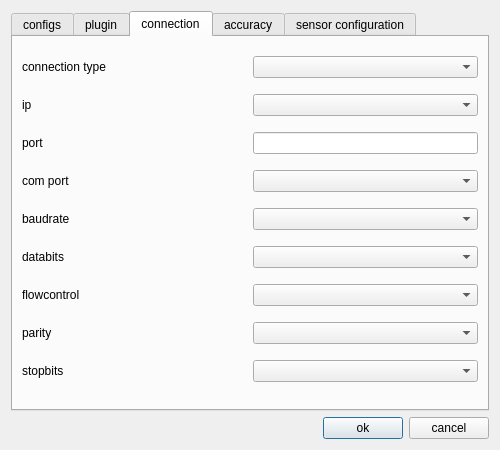
<?xml version="1.0" encoding="UTF-8"?>
<ui version="4.0">
 <class>SensorPluginDialog</class>
 <widget class="QDialog" name="SensorPluginDialog">
  <property name="geometry">
   <rect>
    <x>0</x>
    <y>0</y>
    <width>500</width>
    <height>450</height>
   </rect>
  </property>
  <property name="windowTitle">
   <string>sensor</string>
  </property>
  <layout class="QVBoxLayout" name="verticalLayout_8">
   <item>
    <widget class="QTabWidget" name="tabWidget_options">
     <property name="currentIndex">
      <number>2</number>
     </property>
     <widget class="QWidget" name="tab_configs">
      <attribute name="title">
       <string>configs</string>
      </attribute>
      <layout class="QVBoxLayout" name="verticalLayout_7">
       <item>
        <layout class="QHBoxLayout" name="horizontalLayout_5" stretch="1,1">
         <item>
          <widget class="QLineEdit" name="lineEdit_configName"/>
         </item>
         <item>
          <widget class="QLabel" name="label_configName">
           <property name="text">
            <string>configuration name</string>
           </property>
          </widget>
         </item>
        </layout>
       </item>
       <item>
        <layout class="QHBoxLayout" name="horizontalLayout_6" stretch="1,1">
         <item>
          <widget class="QComboBox" name="comboBox_existingConfigs"/>
         </item>
         <item>
          <widget class="QLabel" name="label_existingconfigs">
           <property name="text">
            <string>existing configurations</string>
           </property>
          </widget>
         </item>
        </layout>
       </item>
       <item>
        <layout class="QHBoxLayout" name="horizontalLayout_7" stretch="1,1">
         <item>
          <widget class="QToolButton" name="toolButton_loadConfig">
           <property name="text">
            <string>load existing configuration</string>
           </property>
          </widget>
         </item>
         <item>
          <widget class="QToolButton" name="toolButton_saveConfig">
           <property name="text">
            <string>save configuration</string>
           </property>
          </widget>
         </item>
        </layout>
       </item>
       <item>
        <spacer name="verticalSpacer">
         <property name="orientation">
          <enum>Qt::Vertical</enum>
         </property>
         <property name="sizeHint" stdset="0">
          <size>
           <width>20</width>
           <height>40</height>
          </size>
         </property>
        </spacer>
       </item>
      </layout>
     </widget>
     <widget class="QWidget" name="plugin">
      <attribute name="title">
       <string>plugin</string>
      </attribute>
      <layout class="QVBoxLayout" name="verticalLayout_9">
       <item>
        <layout class="QVBoxLayout" name="verticalLayout_2">
         <item>
          <layout class="QVBoxLayout" name="verticalLayout">
           <item>
            <widget class="QLabel" name="label_dialogName">
             <property name="text">
              <string>set up sensor for station</string>
             </property>
            </widget>
           </item>
           <item>
            <layout class="QHBoxLayout" name="horizontalLayout_2">
             <item>
              <widget class="QLabel" name="label_availableSensorTypes">
               <property name="text">
                <string>available sensor types</string>
               </property>
              </widget>
             </item>
             <item>
              <widget class="QComboBox" name="comboBox_availableSensorTypes"/>
             </item>
            </layout>
           </item>
          </layout>
         </item>
         <item>
          <widget class="QTableView" name="tableView_sensorPlugins"/>
         </item>
        </layout>
       </item>
       <item>
        <widget class="QLabel" name="label_pluginDescription">
         <property name="text">
          <string>description:</string>
         </property>
        </widget>
       </item>
       <item>
        <widget class="QTextBrowser" name="textBrowser_description"/>
       </item>
      </layout>
     </widget>
     <widget class="QWidget" name="connection">
      <attribute name="title">
       <string>connection</string>
      </attribute>
      <layout class="QVBoxLayout" name="verticalLayout_3">
       <item>
        <layout class="QHBoxLayout" name="horizontalLayout_22" stretch="1,1">
         <item>
          <widget class="QLabel" name="label_typeOfConnection">
           <property name="text">
            <string>connection type</string>
           </property>
          </widget>
         </item>
         <item>
          <widget class="QComboBox" name="comboBox_typeOfConnection"/>
         </item>
        </layout>
       </item>
       <item>
        <layout class="QHBoxLayout" name="horizontalLayout_23" stretch="1,1">
         <item>
          <widget class="QLabel" name="label_ip">
           <property name="text">
            <string>ip</string>
           </property>
          </widget>
         </item>
         <item>
          <widget class="QComboBox" name="comboBox_ip"/>
         </item>
        </layout>
       </item>
       <item>
        <layout class="QHBoxLayout" name="horizontalLayout_21" stretch="1,1">
         <item>
          <widget class="QLabel" name="label_port">
           <property name="text">
            <string>port</string>
           </property>
          </widget>
         </item>
         <item>
          <widget class="QLineEdit" name="lineEdit_port"/>
         </item>
        </layout>
       </item>
       <item>
        <layout class="QHBoxLayout" name="horizontalLayout_20" stretch="1,1">
         <item>
          <widget class="QLabel" name="label_comPort">
           <property name="text">
            <string>com port</string>
           </property>
          </widget>
         </item>
         <item>
          <widget class="QComboBox" name="comboBox_comPort"/>
         </item>
        </layout>
       </item>
       <item>
        <layout class="QHBoxLayout" name="horizontalLayout_19" stretch="1,1">
         <item>
          <widget class="QLabel" name="label_baudRate">
           <property name="text">
            <string>baudrate</string>
           </property>
          </widget>
         </item>
         <item>
          <widget class="QComboBox" name="comboBox_baudrate"/>
         </item>
        </layout>
       </item>
       <item>
        <layout class="QHBoxLayout" name="horizontalLayout_18" stretch="1,1">
         <item>
          <widget class="QLabel" name="label_databits">
           <property name="text">
            <string>databits</string>
           </property>
          </widget>
         </item>
         <item>
          <widget class="QComboBox" name="comboBox_databits"/>
         </item>
        </layout>
       </item>
       <item>
        <layout class="QHBoxLayout" name="horizontalLayout_17" stretch="1,1">
         <item>
          <widget class="QLabel" name="label_flowControl">
           <property name="text">
            <string>flowcontrol</string>
           </property>
          </widget>
         </item>
         <item>
          <widget class="QComboBox" name="comboBox_flowcontrol"/>
         </item>
        </layout>
       </item>
       <item>
        <layout class="QHBoxLayout" name="horizontalLayout_16" stretch="1,1">
         <item>
          <widget class="QLabel" name="label_parity">
           <property name="text">
            <string>parity</string>
           </property>
          </widget>
         </item>
         <item>
          <widget class="QComboBox" name="comboBox_parity"/>
         </item>
        </layout>
       </item>
       <item>
        <layout class="QHBoxLayout" name="horizontalLayout_3" stretch="1,1">
         <item>
          <widget class="QLabel" name="label_stopBits">
           <property name="text">
            <string>stopbits</string>
           </property>
          </widget>
         </item>
         <item>
          <widget class="QComboBox" name="comboBox_stopbits"/>
         </item>
        </layout>
       </item>
      </layout>
     </widget>
     <widget class="QWidget" name="tab_accuracy">
      <attribute name="title">
       <string>accuracy</string>
      </attribute>
      <layout class="QVBoxLayout" name="verticalLayout_12">
       <item>
        <widget class="QToolBox" name="toolBox_accuracy">
         <property name="currentIndex">
          <number>3</number>
         </property>
         <widget class="QWidget" name="page_sigmaPolar">
          <property name="geometry">
           <rect>
            <x>0</x>
            <y>0</y>
            <width>140</width>
            <height>105</height>
           </rect>
          </property>
          <attribute name="label">
           <string>sigma polar</string>
          </attribute>
          <layout class="QVBoxLayout" name="verticalLayout_5">
           <item>
            <layout class="QHBoxLayout" name="horizontalLayout_4" stretch="1,1">
             <item>
              <widget class="QLineEdit" name="lineEdit_sigmaAzimuth"/>
             </item>
             <item>
              <widget class="QLabel" name="label_sigmaAzimuth">
               <property name="text">
                <string>sigma azimuth</string>
               </property>
              </widget>
             </item>
            </layout>
           </item>
           <item>
            <layout class="QHBoxLayout" name="horizontalLayout_8" stretch="1,1">
             <item>
              <widget class="QLineEdit" name="lineEdit_sigmaZenith"/>
             </item>
             <item>
              <widget class="QLabel" name="label_sigmaZenith">
               <property name="text">
                <string>sigma zenith</string>
               </property>
              </widget>
             </item>
            </layout>
           </item>
           <item>
            <layout class="QHBoxLayout" name="horizontalLayout_9" stretch="1,1">
             <item>
              <widget class="QLineEdit" name="lineEdit_sigmaDistance"/>
             </item>
             <item>
              <widget class="QLabel" name="label_sigmaDistance">
               <property name="text">
                <string>sigma distance</string>
               </property>
              </widget>
             </item>
            </layout>
           </item>
          </layout>
         </widget>
         <widget class="QWidget" name="page_sigmaCartesian">
          <property name="geometry">
           <rect>
            <x>0</x>
            <y>0</y>
            <width>98</width>
            <height>105</height>
           </rect>
          </property>
          <attribute name="label">
           <string>sigma cartesian</string>
          </attribute>
          <layout class="QVBoxLayout" name="verticalLayout_6">
           <item>
            <layout class="QHBoxLayout" name="horizontalLayout_10" stretch="1,1">
             <item>
              <widget class="QLineEdit" name="lineEdit_sigmaX"/>
             </item>
             <item>
              <widget class="QLabel" name="label_sigmaX">
               <property name="text">
                <string>sigma X</string>
               </property>
              </widget>
             </item>
            </layout>
           </item>
           <item>
            <layout class="QHBoxLayout" name="horizontalLayout_11" stretch="1,1">
             <item>
              <widget class="QLineEdit" name="lineEdit_sigmaY"/>
             </item>
             <item>
              <widget class="QLabel" name="label_sigmaY">
               <property name="text">
                <string>sigma Y</string>
               </property>
              </widget>
             </item>
            </layout>
           </item>
           <item>
            <layout class="QHBoxLayout" name="horizontalLayout_12" stretch="1,1">
             <item>
              <widget class="QLineEdit" name="lineEdit_sigmaZ"/>
             </item>
             <item>
              <widget class="QLabel" name="label_sigmaZ">
               <property name="text">
                <string>sigma Z</string>
               </property>
              </widget>
             </item>
            </layout>
           </item>
          </layout>
         </widget>
         <widget class="QWidget" name="page_sigmaTemperature">
          <property name="geometry">
           <rect>
            <x>0</x>
            <y>0</y>
            <width>165</width>
            <height>43</height>
           </rect>
          </property>
          <attribute name="label">
           <string>sigma temperature</string>
          </attribute>
          <layout class="QVBoxLayout" name="verticalLayout_10">
           <item>
            <layout class="QHBoxLayout" name="horizontalLayout_13" stretch="1,1">
             <item>
              <widget class="QLineEdit" name="lineEdit_sigmaTemp"/>
             </item>
             <item>
              <widget class="QLabel" name="label_sigmaTemp">
               <property name="text">
                <string>sigma temperature</string>
               </property>
              </widget>
             </item>
            </layout>
           </item>
          </layout>
         </widget>
         <widget class="QWidget" name="page_sigmaLevelMeasurement">
          <property name="geometry">
           <rect>
            <x>0</x>
            <y>0</y>
            <width>460</width>
            <height>209</height>
           </rect>
          </property>
          <attribute name="label">
           <string>sigma level measurement</string>
          </attribute>
          <layout class="QVBoxLayout" name="verticalLayout_11">
           <item>
            <layout class="QHBoxLayout" name="horizontalLayout_14" stretch="1,1">
             <item>
              <widget class="QLineEdit" name="lineEdit_sigmaAngleXZ"/>
             </item>
             <item>
              <widget class="QLabel" name="label_sigmaAngleXZ">
               <property name="text">
                <string>sigma angle</string>
               </property>
              </widget>
             </item>
            </layout>
           </item>
           <item>
            <layout class="QHBoxLayout" name="horizontalLayout_15" stretch="1,1">
             <item>
              <widget class="QLineEdit" name="lineEdit_sigmaAngleYZ">
               <property name="text">
                <string/>
               </property>
              </widget>
             </item>
             <item>
              <widget class="QLabel" name="label_sigmaAngleYZ">
               <property name="text">
                <string>sigma angle</string>
               </property>
              </widget>
             </item>
            </layout>
           </item>
          </layout>
         </widget>
         <widget class="QWidget" name="page_sigmaUndefined">
          <property name="geometry">
           <rect>
            <x>0</x>
            <y>0</y>
            <width>98</width>
            <height>28</height>
           </rect>
          </property>
          <attribute name="label">
           <string>others</string>
          </attribute>
         </widget>
        </widget>
       </item>
      </layout>
     </widget>
     <widget class="QWidget" name="tab_sensorConfiguration">
      <attribute name="title">
       <string>sensor configuration</string>
      </attribute>
     </widget>
    </widget>
   </item>
   <item>
    <layout class="QHBoxLayout" name="horizontalLayout">
     <item>
      <spacer name="horizontalSpacer">
       <property name="orientation">
        <enum>Qt::Horizontal</enum>
       </property>
       <property name="sizeHint" stdset="0">
        <size>
         <width>40</width>
         <height>20</height>
        </size>
       </property>
      </spacer>
     </item>
     <item>
      <widget class="QPushButton" name="pushButton_ok">
       <property name="text">
        <string>ok</string>
       </property>
      </widget>
     </item>
     <item>
      <widget class="QPushButton" name="pushButton_cancel">
       <property name="text">
        <string>cancel</string>
       </property>
      </widget>
     </item>
    </layout>
   </item>
  </layout>
 </widget>
 <resources/>
 <connections/>
</ui>
